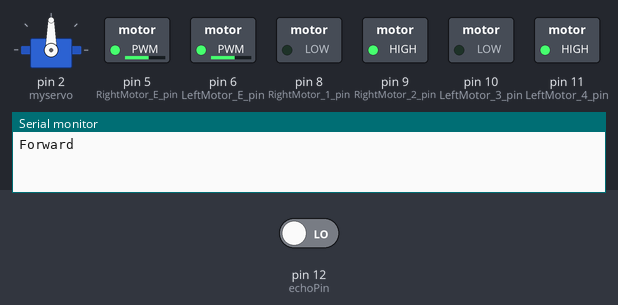
The sketch below on a simulated Arduino Uno, built with avr-gcc and run on an emulated ATmega328P. On the bench: servo, switched loads named in the sketch (green lamp = pin HIGH), the last lines printed to the serial monitor. Inputs (shaded band) come from the test bench; at power-on: pin 12 (echoPin) LOW.

Above: at 0.1 s.
At 1.1 s:
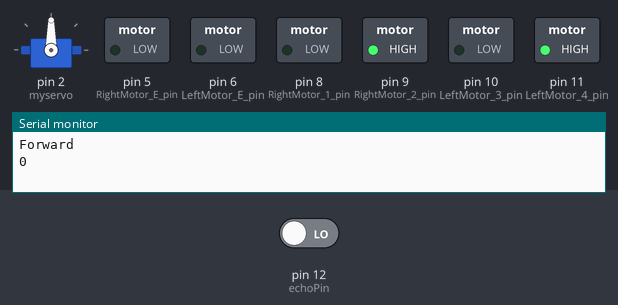
At 2.1 s:
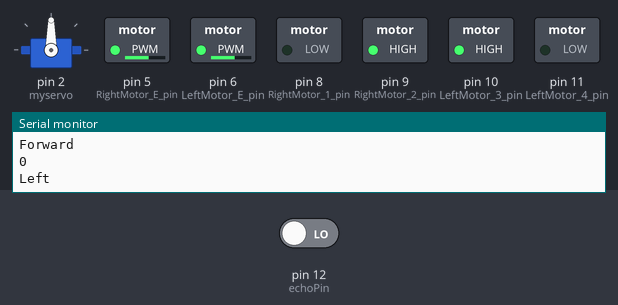
At 7.1 s:
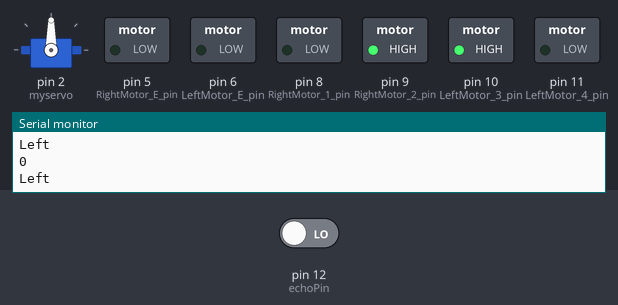
Timing chart, 0 to 8.6 s (numbered marks = the images above):
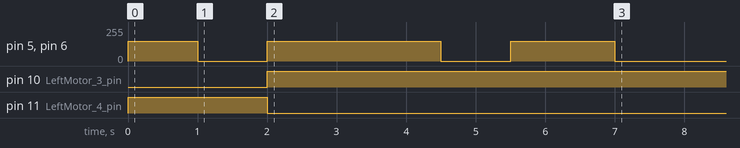

The sketch:

movement.ino
```cpp
/*
 * RC카 아두이노 소스코드 2
 *
 * 앞으로 계속 이동하다가 초음파 센서를 이용해서 로봇앞에 물체가 감지되면,
 * 뒤로 회전해서 왔던 길을 돌아간 다음 멈추는 코드.
 */

#include <Servo.h>
Servo myservo;

const int trigPin = 13;
const int echoPin = 12;

const int RightMotor_E_pin = 5;
const int RightMotor_1_pin = 8;
const int RightMotor_2_pin = 9;
const int LeftMotor_3_pin = 10;
const int LeftMotor_4_pin = 11;
const int LeftMotor_E_pin = 6;

const int E_carSpeed = 150;

int distance = 0;
bool isCollision = false;

void setup() {
  Serial.begin(9600);

  myservo.attach(2);
  myservo.write(90);

  pinMode(RightMotor_E_pin, OUTPUT);
  pinMode(RightMotor_1_pin, OUTPUT);
  pinMode(RightMotor_2_pin, OUTPUT);
  pinMode(LeftMotor_3_pin, OUTPUT);
  pinMode(LeftMotor_4_pin, OUTPUT);
  pinMode(LeftMotor_E_pin, OUTPUT);

  SmartCar_Forward();
}

void loop() {
  if (isCollision) {
    if (distance > 0) {
      distance --;
    } else {
      Stop();
      return;
    }
  } else {
   distance ++;
  }

  Forward();

  long distance = GetDistance();
  Serial.println(distance);

  if (distance <= 100) {
    isCollision = true;
    Stop();
    delay(1000);

    SmartCar_Left();
    Forward();
    delay(1500);

  } else {
    SmartCar_Forward();
  }
}

/*
 * 초음파 센서 거리 측정하기
 */
long GetDistance() {
  digitalWrite(trigPin, HIGH);
  delayMicroseconds(10);
  digitalWrite(trigPin, LOW);

  long duration = pulseIn(echoPin, HIGH);
  long distance = ((float)(340 * duration) / 1000) / 2;

  return distance;
}

/*
 * 정지하는 함수
 */
void Stop() {
  digitalWrite(RightMotor_E_pin, LOW);
  digitalWrite(LeftMotor_E_pin, LOW);
}

/*
 * 앞으로 이동하는 함수
 */
void Forward() {
  analogWrite(RightMotor_E_pin, E_carSpeed);
  analogWrite(LeftMotor_E_pin, E_carSpeed);
}

/*
 * 모터 드라이버를 정방향(앞으로) 설정하는 함수
 */
void SmartCar_Forward() {
  Serial.println("Forward");

  digitalWrite(RightMotor_1_pin, LOW);
  digitalWrite(RightMotor_2_pin, HIGH);
  digitalWrite(LeftMotor_3_pin, LOW);
  digitalWrite(LeftMotor_4_pin, HIGH);
}

/*
 * 모터 드라이버를 역방향(뒤로) 설정하는 함수
 */
void SmartCar_Back() {
  Serial.println("Backward");

  digitalWrite(RightMotor_1_pin, HIGH);
  digitalWrite(RightMotor_2_pin, LOW);
  digitalWrite(LeftMotor_3_pin, HIGH);
  digitalWrite(LeftMotor_4_pin, LOW);
}

/*
 * 왼쪽으로 회전하는 함수
 */
void SmartCar_Left() {
  Serial.println("Left");

  digitalWrite(RightMotor_1_pin, LOW);
  digitalWrite(RightMotor_2_pin, HIGH);
  digitalWrite(LeftMotor_3_pin, HIGH);
  digitalWrite(LeftMotor_4_pin, LOW);
}

/*
 * 오른쪽으로 회전하는 함수
 */
void SmartCar_Right() {
  Serial.println("Right");

  digitalWrite(RightMotor_1_pin, HIGH);
  digitalWrite(RightMotor_2_pin, LOW);
  digitalWrite(LeftMotor_3_pin, LOW);
  digitalWrite(LeftMotor_4_pin, HIGH);
}
```

Measured:
- by itself, pin 5 (RightMotor_E_pin), pin 6 (LeftMotor_E_pin): goes 150/255 1.0 s, 0/255 1.0 s, 150/255 2.5 s, 0/255 1.0 s, 150/255 1.5 s, then 0/255
- by itself, pin 10 (LeftMotor_3_pin): LOW → HIGH at 2.0 s
- by itself, pin 11 (LeftMotor_4_pin): HIGH → LOW at 2.0 s
